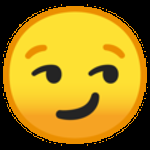
//> input picture CPP/data/smirking-face_150150.png, 150 x 150 px
$ ./exa1001 ../../data/smirking-face_150150.png   (built with g++ and OpenCV 4)
//> lines starting //> are read from the running program, lines starting //| are printed output that depends on the picture
//> further down, src is the input picture: 150 rows x 150 cols, CV_8UC3; mean B, G, R 26.7, 132.7, 167.5
#include <opencv2/opencv.hpp>
#include <iostream>
using namespace std;

void sum_rgb( const cv::Mat& src, cv::Mat& dst){
    vector<cv::Mat> planes;
    cv::split(src, planes);
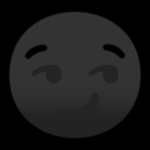
//> planes[0]: 150 rows x 150 cols, CV_8UC1; min 0, max 54, mean 26.7
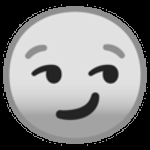
//> planes[1]: 150 rows x 150 cols, CV_8UC1; min 0, max 237, mean 132.7
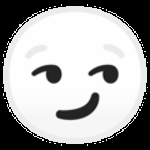
//> planes[2]: 150 rows x 150 cols, CV_8UC1; min 0, max 255, mean 167.5
    // BGR
    cv::Mat b = planes[0], g = planes[1], r = planes[2], s;
    // r, g, b , add equally weighted rgb value
    cv::addWeighted( r, 1./3., g, 1./3., 0.0, s );
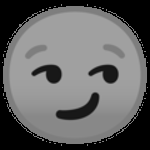
//> s: 150 rows x 150 cols, CV_8UC1; min 0, max 164, mean 100.1
    cv::addWeighted( s, 1., b, 1./3., 0.0, s);
    cv::threshold( s, dst, 100, 100, cv::THRESH_TRUNC );
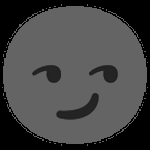
//> dst: 150 rows x 150 cols, CV_8UC1; min 0, max 100, mean 68.8
}

void help(){
    cout << "Call: ./exa1001 ../../data/smirking-face_150150.png" << endl;
    cout << "Shows use of alpha blending (addWeighted) and threshold" << endl;
}

int main( int argc, char** argv){
    help();

    cv::Mat src = cv::imread(argv[1]), dst;
    if( src.empty() ) { cout << "can not load" << argv[1] << endl; return -1; }
    sum_rgb( src, dst );
    cv::imshow( "src", src );
    cv::imshow( "dst", dst );

    cv::waitKey( 0 );
    return 0;
}
